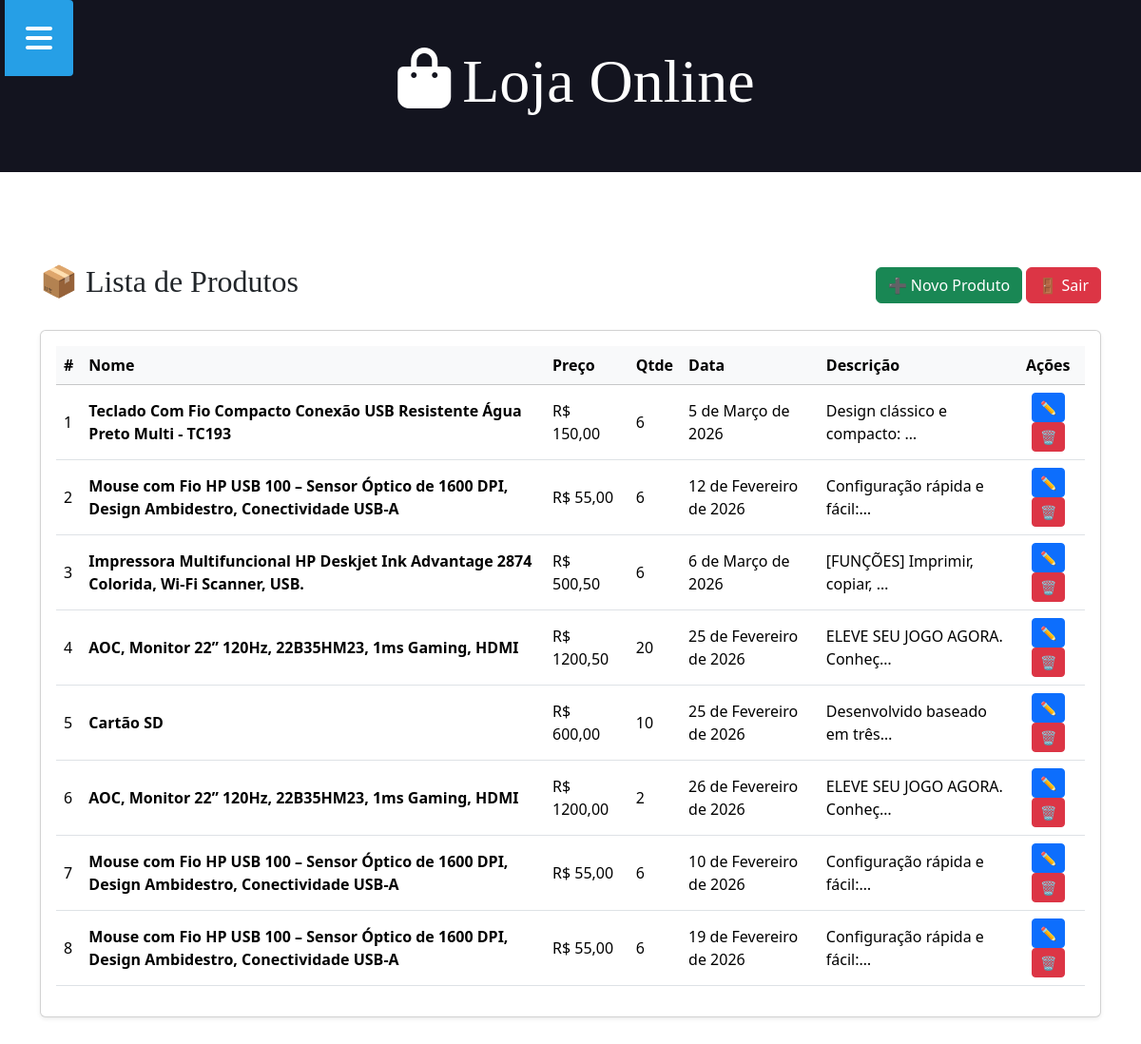
The page /produto/ (signed in) on the database as committed earlier.
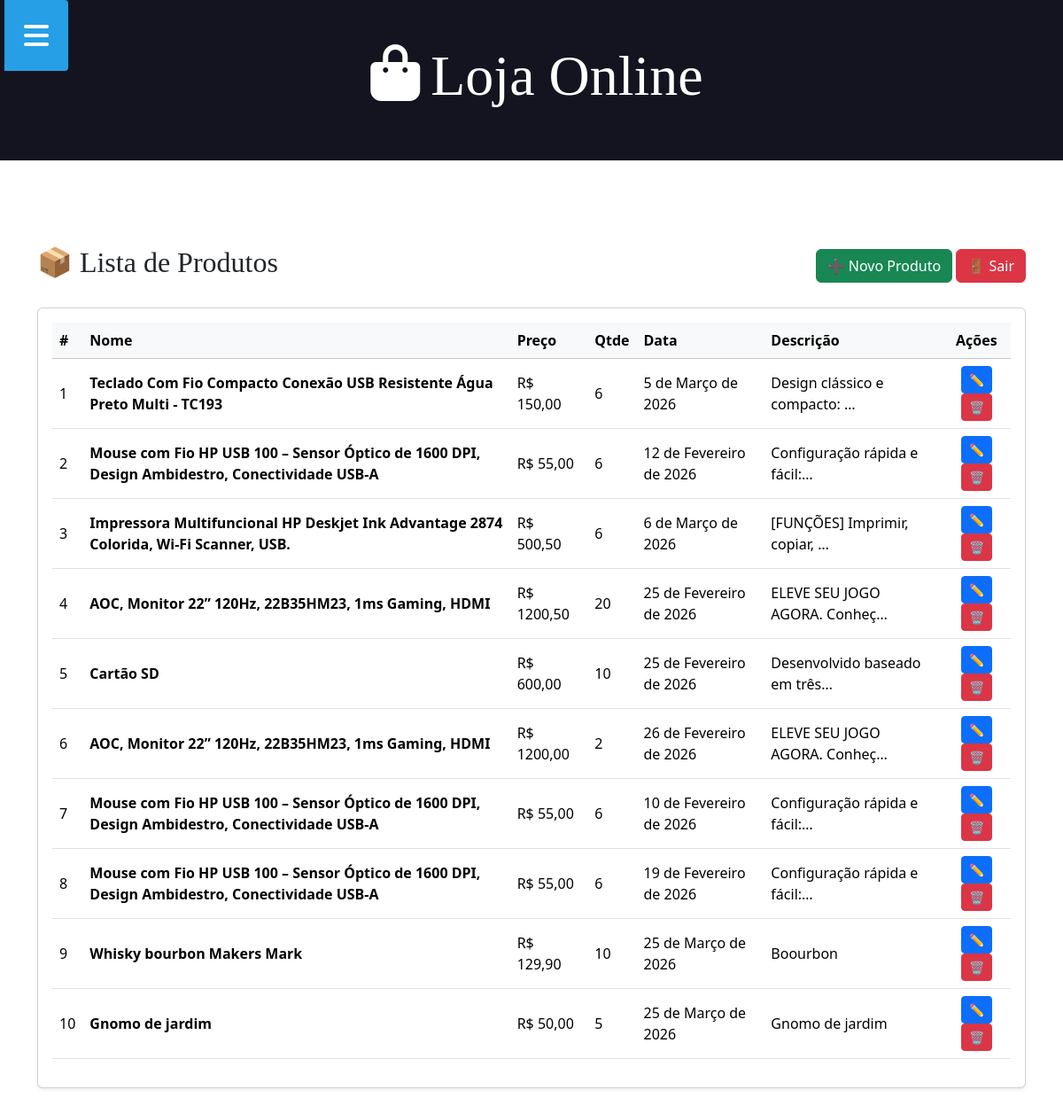
The same page on the database as committed later.
### aplicacao/models.py (models this page shows, shortened)
class Produto(models.Model):
    nome = models.CharField(max_length=100, null=True, blank=True)
    preco = models.DecimalField(decimal_places=2, max_digits=10, null=True, blank=True)
    qtde = models.IntegerField(null=True, blank=True)
    descricao = models.TextField(null=True, blank=True)
    data = models.DateField(null=True, blank=True)
    imagem = models.ImageField(upload_to='produtos/', null=True, blank=True)

### aplicacao/views.py (the view)
# urls.py: path('produto/', produto, name="urlproduto"),
@login_required(login_url="urlentrar")
def produto(request):
    produtos = Produto.objects.all()
    context = {'produtos': produtos}
    return render(request, "produto.html", context)

### aplicacao/templates/produto.html (shortened to what this page needs)
{% extends 'global/base.html' %}
{% block content %}
<div class="container mt-5">
    <div class="d-flex justify-content-between align-items-center mb-4">
        <h2>📦 Lista de Produtos</h2>
        <div>
            <a href="{% url 'urlcadastrarProduto' %}" class="btn btn-success">
                ➕ Novo Produto
            </a>
            <a href="{% url 'urlsair' %}" class="btn btn-danger">
                🚪 Sair
            </a>
        </div>
    </div>
    <div class="card shadow-sm p-3">
        <div class="table-responsive">
            <table class="table table-hover align-middle">
                <thead class="table-light">
                    <tr>
                        <th>#</th>
                        <th>Nome</th>
                        <th>Preço</th>
                        <th>Qtde</th>
                        <th>Data</th>
                        <th>Descrição</th>
                        <th class="text-center">Ações</th>
                    </tr>
                </thead>
                <tbody>
                    {% for p in produtos %}
                    <tr>
                        <td>{{ forloop.counter }}</td>
                        <td class="fw-semibold">{{ p.nome }}</td>
                        <td>R$ {{ p.preco }}</td>
                        <td>{{ p.qtde }}</td>
                        <td>{{ p.data }}</td>
                        <td>
                            {{ p.descricao|truncatechars:30 }}
                        </td>
                        <td class="text-center">
                            <a href="{% url 'urleditarProduto' p.id %}" class="btn btn-sm btn-primary">
                                ✏️
                            </a>
                            <form action="{% url 'urlexcluirProduto' p.id %}" method="POST" style="display:inline;">
                                <button type="submit" class="btn btn-sm btn-danger">
                                    🗑️
                                </button>
                            </form>
                        </td>
                    </tr>
                    {% empty %}
                    <tr>
                        <td colspan="7" class="text-center text-muted">
                            Nenhum produto cadastrado.
                        </td>
                    </tr>
                    {% endfor %}
                </tbody>
            </table>
        </div>
    </div>
</div>
{% endblock %}

Rows that differ between the two databases and show on the page:
added Produto: nome "Whisky bourbon Makers Mark", preco "129,90", qtde "10", data "25 de Março de 2026", descricao "Boourbon"
added Produto: nome "Gnomo de jardim", preco "50,00", qtde "5", data "25 de Março de 2026", descricao "Gnomo de jardim"
